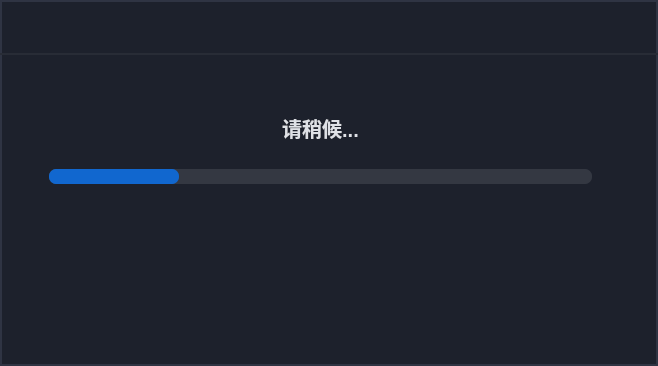
<?xml version="1.0" encoding="UTF-8"?>
<ui version="4.0">
 <class>ProgressWidget</class>
 <widget class="QWidget" name="ProgressWidget">
  <property name="windowModality">
   <enum>Qt::ApplicationModal</enum>
  </property>
  <property name="geometry">
   <rect>
    <x>0</x>
    <y>0</y>
    <width>658</width>
    <height>366</height>
   </rect>
  </property>
  <property name="windowTitle">
   <string>正在打开数据</string>
  </property>
  <property name="autoFillBackground">
   <bool>false</bool>
  </property>
  <property name="styleSheet">
   <string notr="true">QProgressBar
{
border-radius:7px;
background:#343842;
}
QProgressBar::chunk 
{
background: #1167CF;
border-radius:7px;
}
#ProgressWidget{
background: #1D212C;
border: 2px solid #2F3443;
}
#labelPercent{
font-family: &quot;思源黑体 CN Medium&quot;;
background:transparent;
border:none;
font-size: 24px;
color:#FFFFFFFF;
font-weight: 500;
}
#widget_title
{
border-bottom:2px solid #282C36;
}
#label_tips
{
font-size: 20px;
font-family: &quot;思源黑体 CN Medium&quot;;
font-weight: 500;
color: #DFE1E6;
}</string>
  </property>
  <layout class="QVBoxLayout" name="verticalLayout_3">
   <property name="spacing">
    <number>0</number>
   </property>
   <property name="leftMargin">
    <number>0</number>
   </property>
   <property name="topMargin">
    <number>0</number>
   </property>
   <property name="rightMargin">
    <number>0</number>
   </property>
   <property name="bottomMargin">
    <number>110</number>
   </property>
   <item>
    <widget class="TitleBar" name="widget_title" native="true">
     <property name="minimumSize">
      <size>
       <width>0</width>
       <height>55</height>
      </size>
     </property>
     <property name="maximumSize">
      <size>
       <width>16777215</width>
       <height>55</height>
      </size>
     </property>
    </widget>
   </item>
   <item>
    <layout class="QVBoxLayout" name="verticalLayout">
     <property name="spacing">
      <number>0</number>
     </property>
     <property name="leftMargin">
      <number>49</number>
     </property>
     <property name="topMargin">
      <number>58</number>
     </property>
     <property name="rightMargin">
      <number>66</number>
     </property>
     <item>
      <widget class="QLabel" name="label_tips">
       <property name="text">
        <string>请稍候...</string>
       </property>
       <property name="alignment">
        <set>Qt::AlignCenter</set>
       </property>
      </widget>
     </item>
     <item>
      <spacer name="verticalSpacer_2">
       <property name="orientation">
        <enum>Qt::Vertical</enum>
       </property>
       <property name="sizeType">
        <enum>QSizePolicy::Fixed</enum>
       </property>
       <property name="sizeHint" stdset="0">
        <size>
         <width>20</width>
         <height>24</height>
        </size>
       </property>
      </spacer>
     </item>
     <item>
      <widget class="QWidget" name="widget" native="true">
       <layout class="QVBoxLayout" name="verticalLayout_2">
        <property name="spacing">
         <number>0</number>
        </property>
        <property name="leftMargin">
         <number>0</number>
        </property>
        <property name="topMargin">
         <number>0</number>
        </property>
        <property name="rightMargin">
         <number>0</number>
        </property>
        <property name="bottomMargin">
         <number>0</number>
        </property>
        <item>
         <widget class="QProgressBar" name="progressBar">
          <property name="minimumSize">
           <size>
            <width>0</width>
            <height>15</height>
           </size>
          </property>
          <property name="maximumSize">
           <size>
            <width>16777215</width>
            <height>15</height>
           </size>
          </property>
          <property name="autoFillBackground">
           <bool>false</bool>
          </property>
          <property name="styleSheet">
           <string notr="true"/>
          </property>
          <property name="value">
           <number>24</number>
          </property>
          <property name="alignment">
           <set>Qt::AlignCenter</set>
          </property>
          <property name="textVisible">
           <bool>false</bool>
          </property>
          <property name="invertedAppearance">
           <bool>false</bool>
          </property>
          <property name="textDirection">
           <enum>QProgressBar::TopToBottom</enum>
          </property>
         </widget>
        </item>
       </layout>
      </widget>
     </item>
     <item>
      <spacer name="verticalSpacer">
       <property name="orientation">
        <enum>Qt::Vertical</enum>
       </property>
       <property name="sizeType">
        <enum>QSizePolicy::Fixed</enum>
       </property>
       <property name="sizeHint" stdset="0">
        <size>
         <width>20</width>
         <height>41</height>
        </size>
       </property>
      </spacer>
     </item>
     <item>
      <widget class="QLabel" name="labelPercent">
       <property name="styleSheet">
        <string notr="true"/>
       </property>
       <property name="text">
        <string/>
       </property>
       <property name="alignment">
        <set>Qt::AlignCenter</set>
       </property>
      </widget>
     </item>
    </layout>
   </item>
  </layout>
 </widget>
 <customwidgets>
  <customwidget>
   <class>TitleBar</class>
   <extends>QWidget</extends>
   <header>titlebar.h</header>
   <container>1</container>
  </customwidget>
 </customwidgets>
 <resources/>
 <connections/>
</ui>
